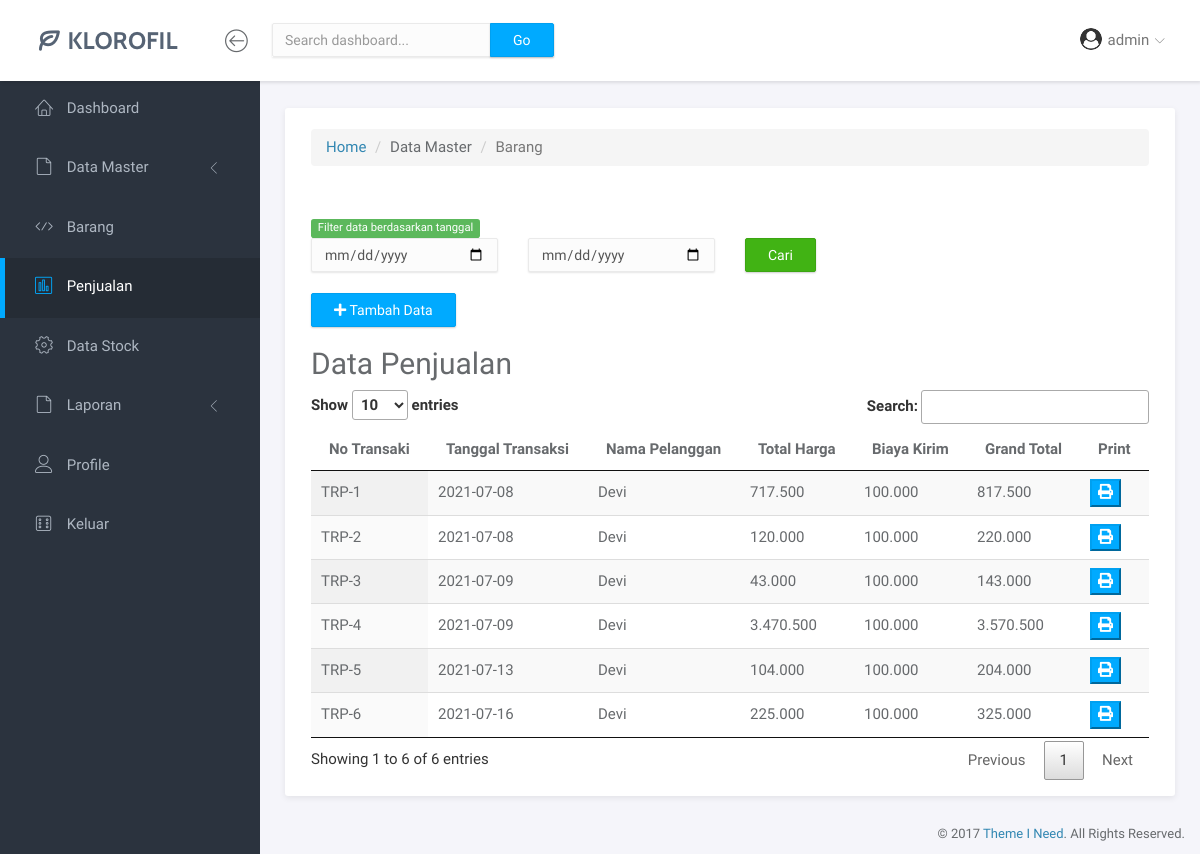
Screenshot of /4-Dashboard-Penjualan.php (signed in) with the database file from the repository.
### tables this page shows
CREATE TABLE `data_penjualan` (
  `no_trans_penjualan` varchar(12) NOT NULL,
  `tgl_trans_penjualan` date NOT NULL,
  `time` time NOT NULL,
  `fk_pelanggan` varchar(30) NOT NULL,
  `isi` longtext DEFAULT NULL,
  `total` bigint(20) NOT NULL,
  `biaya_kirim` bigint(20) NOT NULL,
  `grand_total` bigint(20) NOT NULL
);

CREATE TABLE `pelanggan` (
  `Kode_Pelanggan` varchar(12) NOT NULL,
  `Nama_Pelanggan` varchar(30) NOT NULL,
  `Alamat_Pelanggan` varchar(255) NOT NULL,
  `Kota_Pelanggan` varchar(30) NOT NULL,
  `Email_Pelanggan` varchar(30) DEFAULT NULL,
  `Telp_Pelanggan` varchar(30) DEFAULT NULL,
  `deleted` tinyint(1) NOT NULL DEFAULT 0
);

### functions/functions-pelanggan.php (called while the page is built, shortened)
<?php
$conn = mysqli_connect("localhost", "root", "", "kpdiana");
function query($query) {
	global $conn;
	$result = mysqli_query($conn, $query);
	$rows = [];
	while( $row = mysqli_fetch_assoc($result) ) {
		$rows[] = $row;
	}
	return $rows;
}
?>

### 4-Dashboard-Penjualan.php (the view, shortened to what this page needs)
<?php
require 'functions/functions-pelanggan.php';
$daftartransaksi = query("SELECT * FROM data_penjualan INNER JOIN pelanggan ON fk_pelanggan = Kode_Pelanggan");
?>
<!doctype html>
<html lang="en">
<head>
    <link rel="stylesheet" href="assets/vendor/bootstrap/css/bootstrap.min.css">
    <link rel="stylesheet" href="assets/vendor/fontawesome-free-5.15.3-web/css/all.css">
    <link rel="stylesheet" href="assets/vendor/linearicons/style.css">
    <link rel="stylesheet" href="assets/vendor/chartist/css/chartist-custom.css">
    <link rel="stylesheet" href="assets/css/main.css">
    <link rel="stylesheet" href="assets/css/demo.css">
    <link rel="stylesheet" href="assets/vendor/datatables/jquery.dataTables.min.css">
</head>
<body>
    <div id="wrapper">
        <nav class="navbar navbar-default navbar-fixed-top">
            <div class="brand">
                <a href="index.html"><img src="assets/img/logo-dark.png" alt="Klorofil Logo" class="img-responsive logo"></a>
            </div>
            <div class="container-fluid">
                <div class="navbar-btn">
                    <button type="button" class="btn-toggle-fullwidth"><i class="lnr lnr-arrow-left-circle"></i></button>
                </div>
                <form class="navbar-form navbar-left">
                    <div class="input-group">
                        <input type="text" value="" class="form-control" placeholder="Search dashboard...">
                        <span class="input-group-btn"><button type="button" class="btn btn-primary">Go</button></span>
                    </div>
                </form>
                <div id="navbar-menu">
                    <ul class="nav navbar-nav navbar-right">
                        <li class="dropdown">
                             <a href="#" class="dropdown-toggle" data-toggle="dropdown"><img src="assets/img/profile/<?= $_SESSION['user']['gambar'] ?>" class="img-circle" alt="Avatar"> <span><?= $_SESSION['user']['nama'] ?></span> <i class="icon-submenu lnr lnr-chevron-down"></i></a>
                        </li>
                    </ul>
                </div>
            </div>
        </nav>
        <div id="sidebar-nav" class="sidebar">
            <div class="sidebar-scroll">
                <nav>
                    <ul class="nav">
                        <li><a href="1-Dashboard-Home.php" class=""><i class="lnr lnr-home"></i> <span>Dashboard</span></a></li>
                        <li>
                            <a href="#subPages" data-toggle="collapse" class="collapsed"><i class="lnr lnr-file-empty"></i>
							<span>Data Master</span> <i class="icon-submenu lnr lnr-chevron-left"></i></a>
                        </li>
                        <li><a href="9-Dashboard-BarangMasuk.php" class=""><i class="lnr lnr-code"></i></i> <span>Barang</span></a></li>
                        <li><a href="4-Dashboard-Penjualan.php" class="active"><i class="lnr lnr-chart-bars"></i> <span>Penjualan</span></a></li>
                        <li><a href="5-Dashboard-DataStock.php" class=""><i class="lnr lnr-cog"></i> <span>Data Stock</span></a></li>
                        <li>
                            <a href="#Laporan" data-toggle="collapse" class="collapsed"><i class="lnr lnr-file-empty"></i>
							<span>Laporan</span> <i class="icon-submenu lnr lnr-chevron-left"></i></a>
                        </li>
                        <li><a href="page-profile.php" class=""><i class="lnr lnr-user"></i> <span>Profile</span></a></li>
                        <li><a href="logout.php" class=""><i class="lnr lnr-dice"></i> <span>Keluar</span></a></li>
                    </ul>
                </nav>
            </div>
        </div>
        <div class="main">
            <div class="main-content">
                <div class="container-fluid">
                    <div class="panel panel-headline">
                        <div class="panel-heading">
                            <div class="inibreadcumb">
                                <nav aria-label="breadcrumb">
                                    <ol class="breadcrumb">
                                        <li class="breadcrumb-item"><a href="1-Dashboard-Home.html">Home</a></li>
                                        <li class="breadcrumb-item">Data Master</li>
                                        <li class="breadcrumb-item active" aria-current="page">Barang</li>
                                    </ol>
                                </nav>
                            </div>
                        </div>
                        <div class="panel-body">
                            <div class="row">
                                <div class="col-md-12">
                                    <span class="label label-success">Filter data berdasarkan tanggal</span>
                                    <div class="row">
                                        <form action="" method="get">
                                            <div class="col-md-3">
                                                <input class="form-control" type="date" name="tgl1" id="tgl1" <?php if(isset($_GET['tgl1'])):?> value="<?= $_GET['tgl1'] ?>" <?php endif?> >
                                            </div>
                                            <div class="col-md-3">
                                                <input class="form-control" type="date" name="tgl2" id="tgl2" <?php if(isset($_GET['tgl2'])):?> value="<?= $_GET['tgl2'] ?>" <?php endif?> >
                                            </div>
                                            <div class="col-md-3">
                                                <button type="submit" class="btn btn-success">Cari</button>
                                            </div>
                                        </form>
                                    </div>
                                    <br>
                                    <a href="4-Dashboard-Penjualan-transaksi.php" class="btn btn-primary"> <i class="fas fa-plus"></i> Tambah Data</a>
                                    <h2>Data Penjualan</h2>
                                    <table id="table_barang" class="display">
                                        <thead>
                                            <tr>
                                                <th>No Transaki</th>
                                                <th>Tanggal Transaksi</th>
                                                <th>Nama Pelanggan</th>
                                                <th>Total Harga</th>
                                                <th>Biaya Kirim</th>
                                                <th>Grand Total</th>
                                                <th>Print</th>
                                            </tr>
                                        </thead>
                                        <tbody>
                                            <?php foreach($daftartransaksi as $daftar): ?>
                                                <tr>
                                                    <td><?= $daftar['no_trans_penjualan'] ?></td>
                                                    <td><?= $daftar['tgl_trans_penjualan'] ?></td>
                                                    <td><?= $daftar['Nama_Pelanggan'] ?></td>
                                                    <td><?= number_format($daftar['total'],0,',','.')  ?></td>
                                                    <td><?= number_format($daftar['biaya_kirim'],0,',','.')  ?></td>
                                                    <td><?= number_format($daftar['grand_total'],0,',','.')  ?></td>
                                                    <td><button class="btn-primary" onclick="return cetak('data_penjualan','<?= $daftar['no_trans_penjualan'] ?>')"><i class="fas fa-print"></i></button></td>
                                                </tr>
                                            <?php endforeach ?>
                                        </tbody>
                                    </table>
                                </div>
                            </div>
                        </div>
                    </div>
                </div>
            </div>
            <footer>
                <div class="container-fluid ">
                    <p class="copyright ">&copy; 2017 <a href="https://www.themeineed.com " target="_blank ">Theme I Need</a>. All Rights Reserved.</p>
                </div>
            </footer>
        </div>
</body>
</html>

### rows the page displays
data_penjualan: no_trans_penjualan "TRP-1", tgl_trans_penjualan "2021-07-08", fk_pelanggan.Nama_Pelanggan "Devi", total "717.500", biaya_kirim "100.000", grand_total "817.500"
data_penjualan: no_trans_penjualan "TRP-2", tgl_trans_penjualan "2021-07-08", fk_pelanggan.Nama_Pelanggan "Devi", total "120.000", biaya_kirim "100.000", grand_total "220.000"
data_penjualan: no_trans_penjualan "TRP-3", tgl_trans_penjualan "2021-07-09", fk_pelanggan.Nama_Pelanggan "Devi", total "43.000", biaya_kirim "100.000", grand_total "143.000"
data_penjualan: no_trans_penjualan "TRP-4", tgl_trans_penjualan "2021-07-09", fk_pelanggan.Nama_Pelanggan "Devi", total "3.470.500", biaya_kirim "100.000", grand_total "3.570.500"
data_penjualan: no_trans_penjualan "TRP-5", tgl_trans_penjualan "2021-07-13", fk_pelanggan.Nama_Pelanggan "Devi", total "104.000", biaya_kirim "100.000", grand_total "204.000"
data_penjualan: no_trans_penjualan "TRP-6", tgl_trans_penjualan "2021-07-16", fk_pelanggan.Nama_Pelanggan "Devi", total "225.000", biaya_kirim "100.000", grand_total "325.000"

### other values shown
$_SESSION['user']['nama'] "admin"
